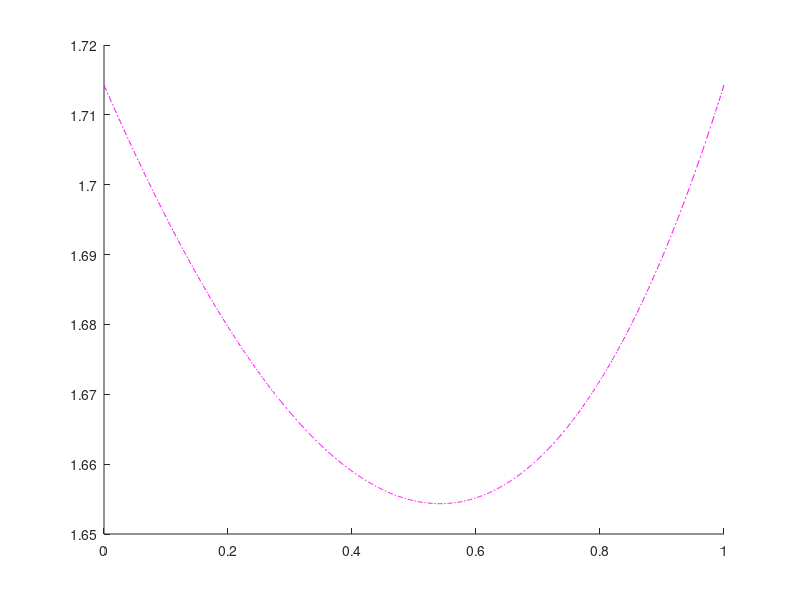

Write the MATLAB code that produced this figure.
% Plot social welfare in M/G/1-PR queue for varying levels of Incumbant Class
% service

% customer statistics (letting muc = 1)
rhoc = 0.2; % traffic load
Kc = 3; % service distribution; 1 = deterministic, 2 = exponential
% incumbent statistics (letting muI = 1)
rhoI = 0.3; % traffic load
KI = 1; % service distribution; 1 = deterministic, 2 = exponential

phi = 0:.001:1;

if rhoI == 0
    S = (rhoc.*(Kc-2.*phi.*rhoc+(2-Kc).*phi.*(1-phi.*(1-rhoc))))./(2.*(1-rhoc).*(1-phi.*rhoc)); % two class case
else
    S = (KI.*rhoI.*(1-(phi.*rhoc+rhoI))-2.*(1-(rhoc+rhoI)).*(phi.^2.*rhoc-(1-rhoI).*(phi.*rhoc+rhoI))+Kc.*rhoc.*((1-phi).*(1-rhoI)+phi.^2.*(1-(rhoc+rhoI))))./(2.*(1-rhoI).*(1-(rhoc+rhoI)).*(1-(phi.*rhoc+rhoI)));
end

hold on % plot all on same chart
plot(phi,S,'-.m')

